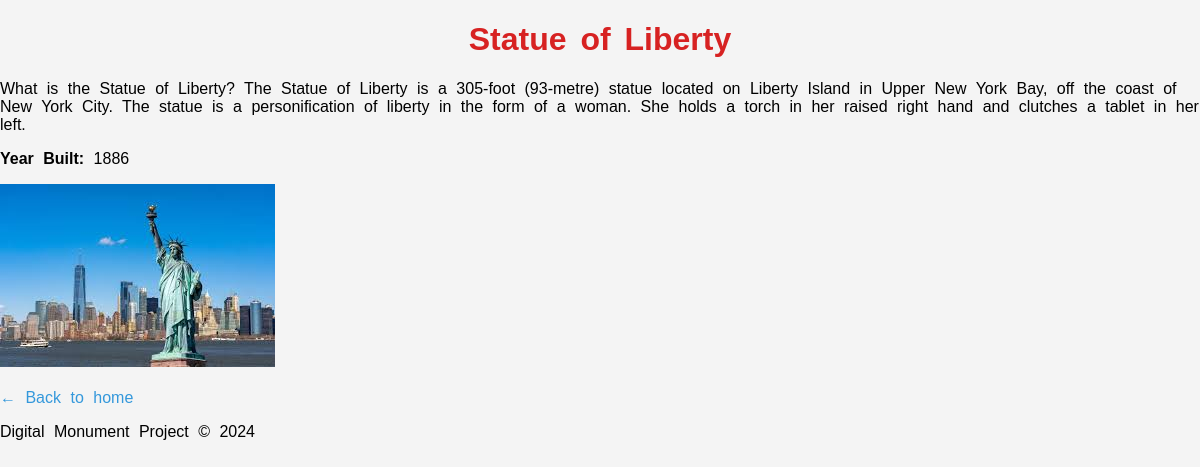
Screenshot of /3/ with the database file from the repository.
### monument/models.py (models this page shows, shortened)
class Monument(models.Model):
    name = models.CharField(max_length=200)
    description = models.TextField()
    year_built = models.PositiveIntegerField()
    image = models.ImageField(upload_to='monuments/', null=True, blank=True)

### monument/views.py (the view)
# urls.py: path('<int:pk>/', views.monument_detail, name='monument_detail'),
def monument_detail(request, pk):
    monument = get_object_or_404(Monument, pk=pk)
    return render(request, 'monument/monument_detail.html', {'monument': monument})

### monument/templates/monument/monument_detail.html (shortened to what this page needs)
{% load static %}
<!DOCTYPE html>
<html lang="en">
<head>
    <link rel="stylesheet" href="{% static 'style/css/styles.css' %}">
</head>
<body>
    <div class="container">
        <h1><center>{{ monument.name }}</center></h1>
        <p>{{ monument.description }}</p>
        <p><strong>Year Built:</strong> {{ monument.year_built }}</p>
        {% if monument.image %}
            <img src="{{ monument.image.url }}" alt="{{ monument.name }}">
        {% else %}
            <p>No image available</p>
        {% endif %}
        <br><br>
        <a href="/">← Back to home</a>
    </div>
    <footer>
        <p>Digital Monument Project © 2024</p>
    </footer>
</body>
</html>

### monument/static/style/css/styles.css (style rules this page uses)
body { font-family: Arial, sans-serif; background-color: #f4f4f4; margin: 0; padding: 0; word-spacing: 5px; }
h1, h2 { color: #d72222; }
p { word-spacing: 5px; }
a { color: #3498db; text-decoration: none; }

### rows the page displays
Monument: name "Statue of Liberty", description "What is the Statue of Liberty? The Statue of Liberty is a 305-foot (93-metre) statue located on Liberty Island in Upper New York Bay, off the coast of New York City. The statue is a personification of liberty in the form of a woman. She holds a torch in her raised right hand and clutches a tablet in her left.", year_built "1886", image (picture)
